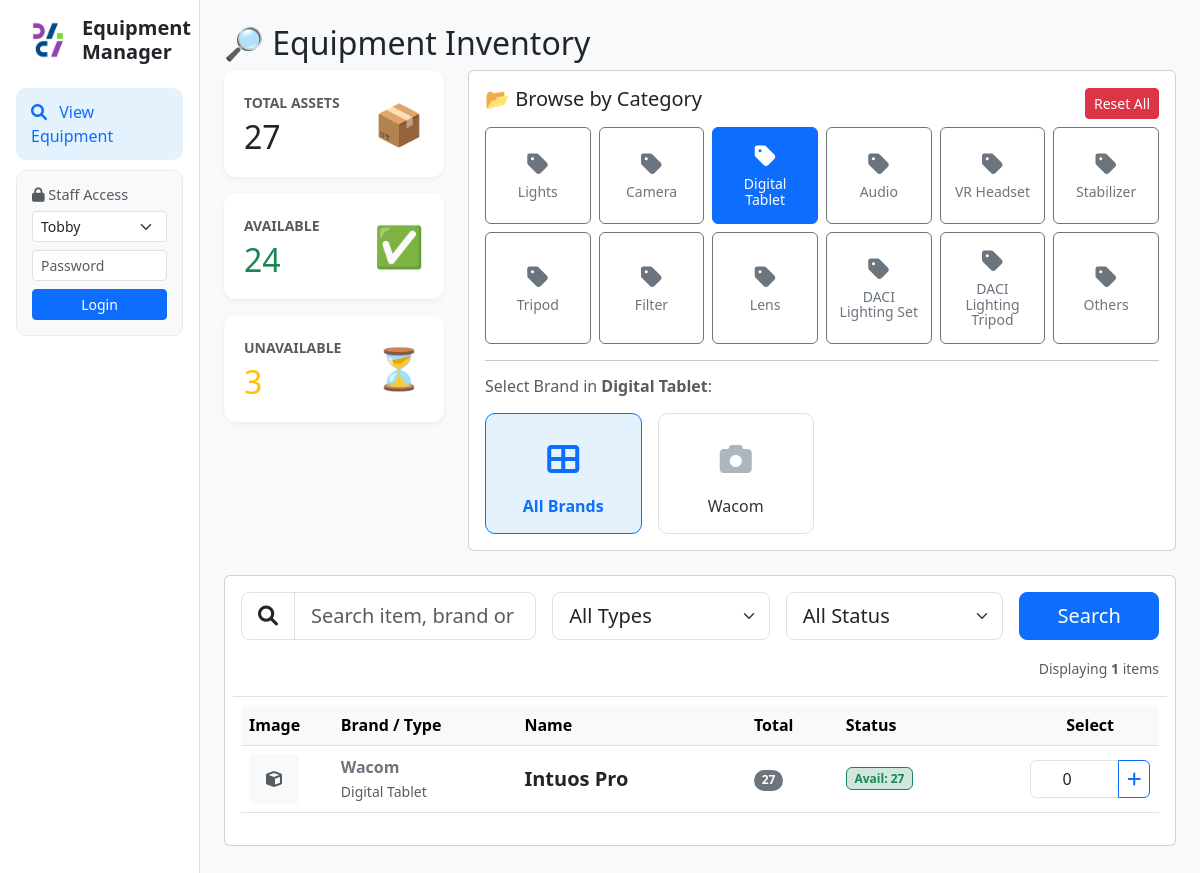
Screenshot of /dashboard?category=Digital+Tablet with the database file from the repository.
### tables this page shows
CREATE TABLE "Equipment_List" (
"Category" TEXT,
  "Equipment_ID" TEXT,
  "Type" TEXT,
  "Brand" TEXT,
  "Name" TEXT,
  "Remarks" TEXT,
  "Qty" INTEGER,
  "item_created" TEXT
);

### app.py (the view)
@app.route('/dashboard')
def dashboard():
    cat_filter = request.args.get('category', 'ALL')
    type_filter = request.args.get('type', 'ALL')
    brand_filter = request.args.get('brand', 'ALL')
    status_filter = request.args.get('status', 'All')
    search_query = request.args.get('search', '')
    status_map = {"All": "All", "Available Only": "Yes", "Unavailable Only": "No"}
    db_status = status_map.get(status_filter, "All")
    conn = get_db()
    df_raw = fetch_equipment_data(db_status, type_filter, cat_filter, brand_filter, search_query)
    pending_map = {}
    total_pending_count = 0
    try:
        df_req = pd.read_sql_query("SELECT Items_Json FROM Request_Records WHERE Status = 'Pending'", conn)
        for json_str in df_req['Items_Json']:
            try:
                items = json.loads(json_str)
                for i in items:
                    name = i['name']
                    qty = int(i['qty'])
                    pending_map[name] = pending_map.get(name, 0) + qty
                    total_pending_count += qty
            except:
                continue
    except:
        pass
    final_data = []
    total_assets = 0
    physical_loaned_total = 0
    if not df_raw.empty:
        grouped = df_raw.groupby(['Name', 'Brand', 'Type', 'Category']).agg(
            Representative_ID=('ID', 'first'),
            Total_Qty=('Availability', 'count'),
            Physical_Avail=('Availability', lambda x: (x == 'Yes').sum()),
            Physical_Loaned=('Availability', lambda x: (x == 'No').sum())
        ).reset_index()
        for _, row in grouped.iterrows():
            name = row['Name']
            p_qty = pending_map.get(name, 0)
            net_avail = row['Physical_Avail'] - p_qty
            if net_avail < 0: net_avail = 0
            final_data.append({
                'Name': name,
                'Brand': row['Brand'],
                'Type': row['Type'],
                'Category': row['Category'],
                'Rep_ID': row['Representative_ID'],
                'Total_Qty': row['Total_Qty'],
                'Physical_Avail': row['Physical_Avail'],
                'Loaned_Qty': row['Physical_Loaned'],
                'Pending_Qty': p_qty,
                'Net_Avail_Qty': net_avail
            })
            total_assets += row['Total_Qty']
            physical_loaned_total += row['Physical_Loaned']
    display_loaned = physical_loaned_total + total_pending_count
    display_avail = total_assets - display_loaned
    if display_avail < 0: display_avail = 0
    types = fetch_types()
    brands = fetch_brands(cat_filter)
    return render_template('dashboard.html',
                           data=final_data,
                           total=total_assets,
                           avail=display_avail,
                           loaned=display_loaned,
                           types=types, brands=brands,
                           curr_cat=cat_filter, curr_type=type_filter,
                           curr_brand=brand_filter, curr_status=status_filter,
                           curr_search=search_query)

### app.py (called while the page is built)
def get_db():
    db = getattr(g, '_database', None)
    if db is None:
        db = g._database = sqlite3.connect(DATABASE)
        db.row_factory = sqlite3.Row
    return db

@app.teardown_appcontext
def close_connection(exception):
    db = getattr(g, '_database', None)
    if db is not None:
        db.close()

@app.context_processor
def utility_processor():
    def get_icon_path(prefix, name):
        filename = f"{prefix}_{name}.png"
        filepath = os.path.join(app.config['UPLOAD_FOLDER'], filename)
        if os.path.exists(filepath):
            return url_for('static', filename=f'icons/{filename}')
        return None
    return dict(get_icon_path=get_icon_path)

def fetch_types():
    conn = get_db()
    try:
        query = "SELECT DISTINCT Type FROM Equipment_List ORDER BY Type"
        df = pd.read_sql_query(query, conn)
        return df['Type'].tolist()
    except:
        return []

### templates/dashboard.html (shortened to what this page needs)
{% extends "base.html" %}
{% block content %}
<h2>🔎 Equipment Inventory</h2>
<div class="row mb-4">
    <div class="col-md-3">
        <div class="metric-card d-flex align-items-center justify-content-between mb-3">
            <div><small class="text-muted fw-bold">TOTAL ASSETS</small><h2 class="mb-0 mt-1">{{ total }}</h2></div>
            <div class="fs-1 text-primary">📦</div>
        </div>
        <div class="metric-card d-flex align-items-center justify-content-between mb-3">
            <div><small class="text-muted fw-bold">AVAILABLE</small><h2 class="mb-0 mt-1 text-success">{{ avail }}</h2></div>
            <div class="fs-1 text-success">✅</div>
        </div>
        <div class="metric-card d-flex align-items-center justify-content-between">
            <div><small class="text-muted fw-bold">UNAVAILABLE</small><h2 class="mb-0 mt-1 text-warning">{{ loaned }}</h2></div>
            <div class="fs-1 text-warning">⏳</div>
        </div>
    </div>
    <div class="col-md-9">
        <div class="card p-3 h-100">
            <div class="d-flex justify-content-between align-items-center mb-2">
                <h5>📂 Browse by Category</h5>
                {% if curr_cat != 'ALL' %}
                    <a href="{{ url_for('dashboard') }}" class="btn btn-sm btn-danger">Reset All</a>
                {% endif %}
            </div>
            <div class="row g-2">
                {% for cat in ['Lights', 'Camera', 'Digital Tablet', 'Audio', 'VR Headset', 'Stabilizer', 'Tripod', 'Filter', 'Lens', 'DACI Lighting Set', 'DACI Lighting Tripod', 'Others'] %}
                {% set icon_url = get_icon_path('cat', cat) %}
                <div class="col-4 col-md-2">
                    <a href="{{ url_for('dashboard', category=cat) }}"
                       class="btn w-100 h-100 py-3 d-flex flex-column align-items-center justify-content-center {% if curr_cat == cat %}btn-primary{% else %}btn-outline-secondary{% endif %}">
                        {% if icon_url %}
                            <img src="{{ icon_url }}" alt="{{ cat }}" style="width: 50px; height: 50px; object-fit: contain; margin-bottom: 4px;">
                        {% else %}
                            <i class="fas fa-tag mb-2" style="font-size: 24px;"></i>
                        {% endif %}
                        <small style="line-height: 1.1;">{{ cat }}</small>
                    </a>
                </div>
                {% endfor %}
            </div>
            {% if curr_cat != 'ALL' %}
                <hr>
                <h6 class="text-muted mb-3">Select Brand in <b>{{ curr_cat }}</b>:</h6>
                <div class="row g-3">
                    <div class="col-6 col-sm-4 col-md-3">
                        <a href="{{ url_for('dashboard', category=curr_cat, brand='ALL') }}" class="brand-card {% if curr_brand == 'ALL' %}active{% endif %}">
                            <div class="brand-img-placeholder"><i class="fas fa-th-large fa-2x"></i></div>
                            <div>All Brands</div>
                        </a>
                    </div>
                    {% for b in brands %}
                    {% set brand_icon_url = get_icon_path('brand', b) %}
                    <div class="col-6 col-sm-4 col-md-3">
                        <a href="{{ url_for('dashboard', category=curr_cat, brand=b) }}" class="brand-card {% if curr_brand == b %}active{% endif %}">
                            <div class="brand-img-placeholder">
                                {% if brand_icon_url %}
                                    <img src="{{ brand_icon_url }}" style="width: 50px; height: 50px; object-fit: contain;">
                                {% else %}
                                    <i class="fas fa-camera fa-2x"></i>
                                {% endif %}
                            </div>
                            <div>{{ b }}</div>
                        </a>
                    </div>
                    {% endfor %}
                </div>
            {% endif %}
        </div>
    </div>
</div>
{% set show_list = (curr_cat != 'ALL' or curr_search) %}
<div class="card p-3 mb-5">
    <form method="GET" action="{{ url_for('dashboard') }}" class="row g-3 mb-2">
        <div class="{% if show_list %}col-md-4{% else %}col-md-10 offset-md-1{% endif %}">
            <div class="input-group input-group-lg">
                <span class="input-group-text bg-white"><i class="fas fa-search"></i></span>
                <input type="text" name="search" class="form-control" placeholder="Search item, brand or ID..." value="{{ curr_search }}">
            </div>
        </div>
        {% if show_list %}
            <div class="col-md-3">
                <select name="type" class="form-select form-select-lg" onchange="this.form.submit()">
                    <option value="ALL" {% if curr_type == 'ALL' %}selected{% endif %}>All Types</option>
                </select>
            </div>
            <div class="col-md-3">
                <select name="status" class="form-select form-select-lg" onchange="this.form.submit()">
                    <option value="All" {% if curr_status == 'All' %}selected{% endif %}>All Status</option>
                </select>
            </div>
            <div class="col-md-2">
                 <button type="submit" class="btn btn-primary btn-lg w-100">Search</button>
            </div>
            <div class="col-12 text-end border-bottom pb-3">
                 <span class="text-muted small">Displaying <b>{{ data|length }}</b> items</span>
            </div>
        {% endif %}
    </form>
    {% if show_list %}
        <div class="table-responsive">
            <table class="table table-hover align-middle">
                <thead class="table-light">
                    <tr>
                        <th width="10%">Image</th>
                        <th width="20%">Brand / Type</th>
                        <th width="25%">Name</th>
                        <th width="10%">Total</th>
                        <th width="20%">Status</th>
                        <th width="15%" class="text-center">Select</th>
                    </tr>
                </thead>
                <tbody>
                    {% for row in data %}
                    {% set item_img = get_icon_path('item', row['Rep_ID']) %}
                    {% set cat_img = get_icon_path('cat', row['Category']) %}
                    <tr>
                        <td>
                            <div style="width: 50px; height: 50px; display: flex; align-items: center; justify-content: center; background: #f8f9fa; border-radius: 5px; overflow: hidden;">
                                {% if item_img %}
                                    <img src="{{ item_img }}" style="width: 100%; height: 100%; object-fit: contain;">
                                {% elif cat_img %}
                                    <img src="{{ cat_img }}" style="width: 80%; height: 80%; object-fit: contain; opacity: 0.5;">
                                {% else %}
                                    <i class="fas fa-cube text-muted"></i>
                                {% endif %}
                            </div>
                        </td>
                        <td>
                            <span class="fw-bold text-secondary">{{ row['Brand'] }}</span><br>
                            <small class="text-muted">{{ row['Type'] }}</small>
                        </td>
                        <td><span class="fw-bold fs-5">{{ row['Name'] }}</span></td>
                        <td><span class="badge bg-secondary rounded-pill">{{ row['Total_Qty'] }}</span></td>
                        <td>
                            <div class="d-flex align-items-center gap-2 flex-wrap">
                                <span class="badge bg-success-subtle text-success border border-success">Avail: {{ row['Net_Avail_Qty'] }}</span>
                            </div>
                        </td>
                        <td class="text-center">
                            {% if row['Net_Avail_Qty'] > 0 %}
                            <div class="input-group justify-content-center" style="width: 120px; margin: 0 auto;">
                                <input type="number" id="qty-{{ loop.index }}" class="form-control qty-input" min="0" max="{{ row['Net_Avail_Qty'] }}" value="0">
                                <button class="btn btn-outline-primary px-2" type="button"
                                    onclick="addToCart('{{ row.Name }}', '{{ row.Brand }}', '{{ row.Type }}', 'qty-{{ loop.index }}')">
                                    <i class="fas fa-plus"></i>
                                </button>
                            </div>
                            {% else %}
                                <button class="btn btn-sm btn-secondary" disabled>Full</button>
                            {% endif %}
                        </td>
                    </tr>
                    {% else %}
                    <tr><td colspan="6" class="text-center py-4 text-muted">No items found matching criteria.</td></tr>
                    {% endfor %}
                </tbody>
            </table>
        </div>
    {% else %}
        <div class="text-center py-5 text-muted">
            <i class="fas fa-search fa-3x mb-3 text-secondary opacity-50"></i>
            <h5>Please select a Category or search to view equipment list</h5>
        </div>
    {% endif %}
</div>
{% endblock %}

### templates/base.html (style rules this page uses)
body { background-color: #f8f9fa; }
.metric-card { background: white; border-radius: 12px; padding: 20px; box-shadow: 0 2px 5px rgba(0,0,0,0.05); }

### templates/dashboard.html (style rules this page uses)
.brand-card { transition: transform 0.2s, box-shadow 0.2s; cursor: pointer; border: 1px solid #e0e0e0; text-align: center; padding: 15px; background: #fff; border-radius: 10px; height: 100%; display: block; text-decoration: none; color: #333; }
.brand-card.active { background-color: #e3f2fd; border-color: #0d6efd; color: #0d6efd; font-weight: bold; }
.brand-img-placeholder { height: 60px; display: flex; align-items: center; justify-content: center; margin-bottom: 5px; color: #adb5bd; }
.brand-card.active .brand-img-placeholder { color: #0d6efd; }
.qty-input { width: 60px; text-align: center; }

### rows the page displays
Equipment_List: Brand "Wacom", Type "Digital Tablet", Name "Intuos Pro", Total_Qty "27", Net_Avail_Qty "27"

### other values shown
{{ total }} "27"
{{ avail }} "24"
{{ loaned }} "3"
{{ cat }} "Lights" "Camera" "Digital Tablet" "Audio" "VR Headset" "Stabilizer" "Tripod" "Filter" "Lens" "DACI Lighting Set" "DACI Lighting Tripod" "Others"
{{ curr_cat }} "Digital Tablet"
{{ b }} "Wacom"
{{ data|length }} "1"
